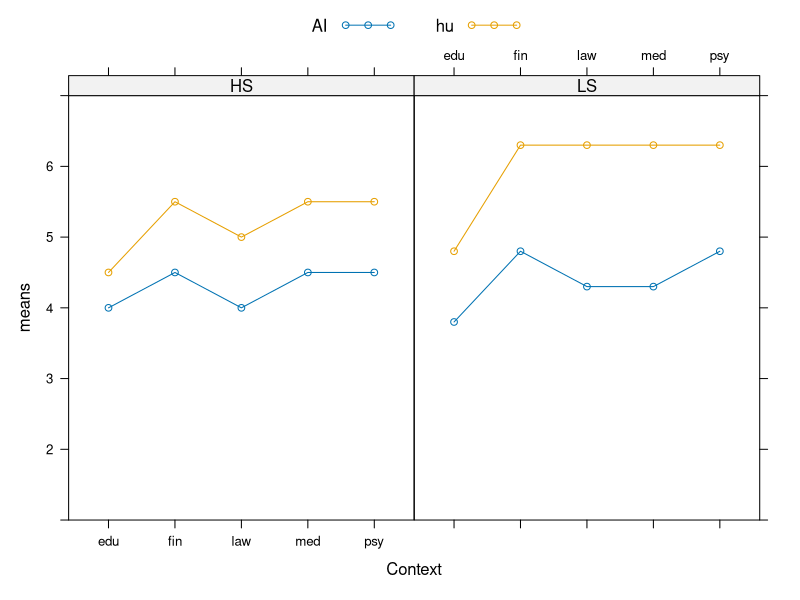
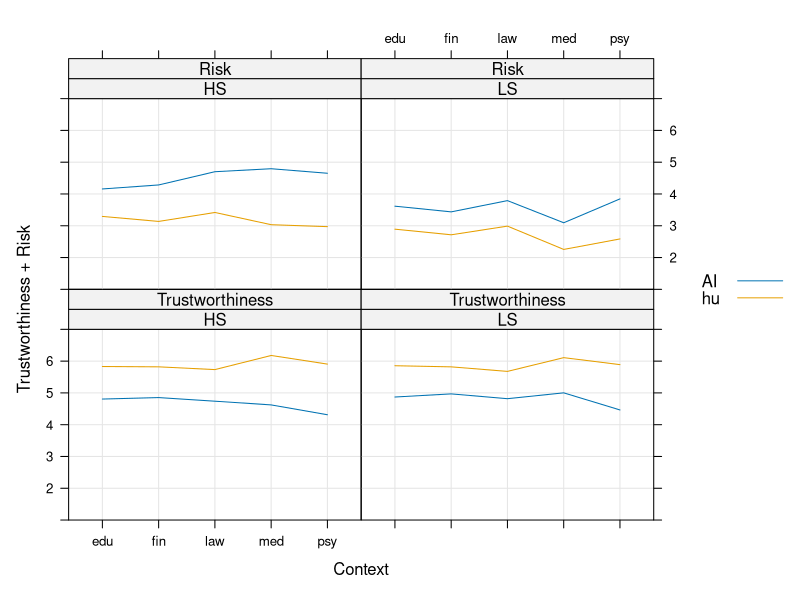
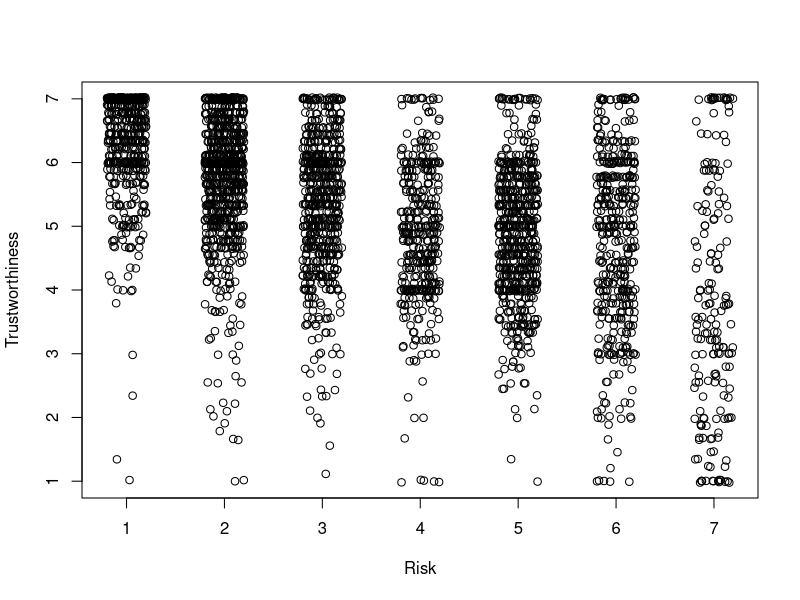
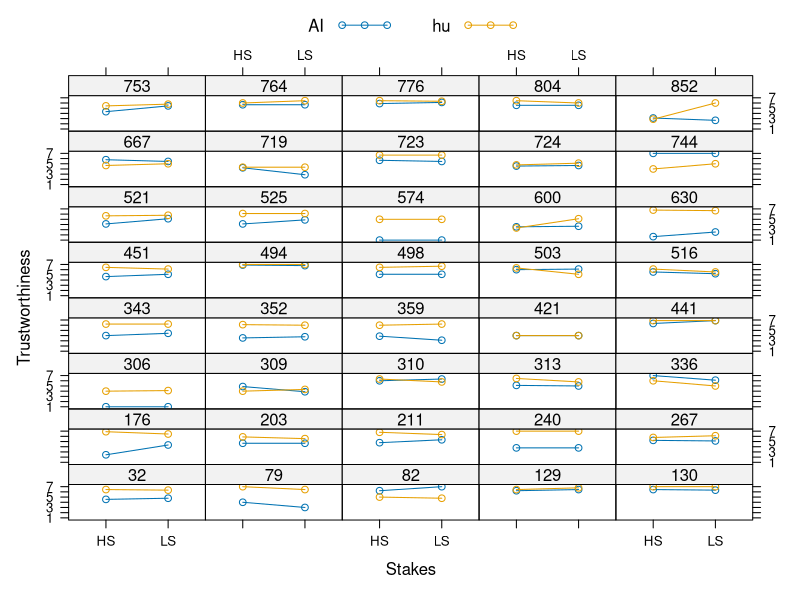
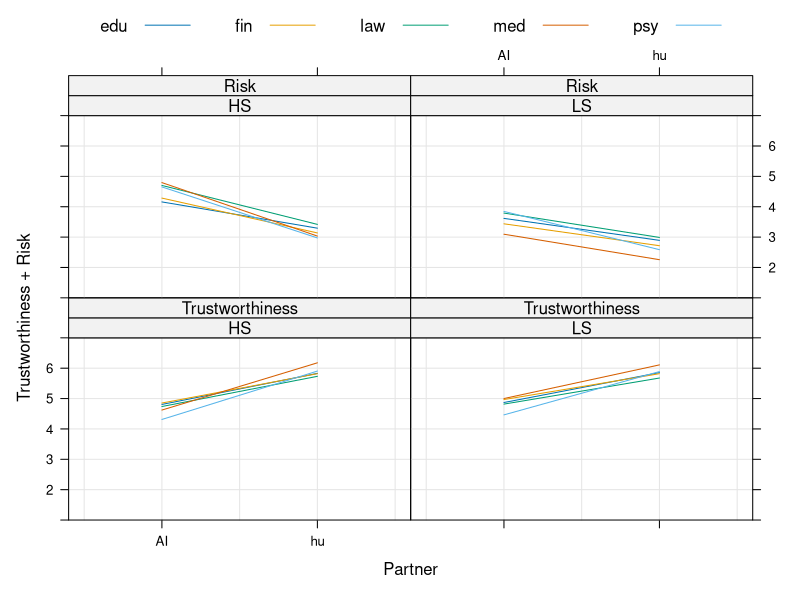
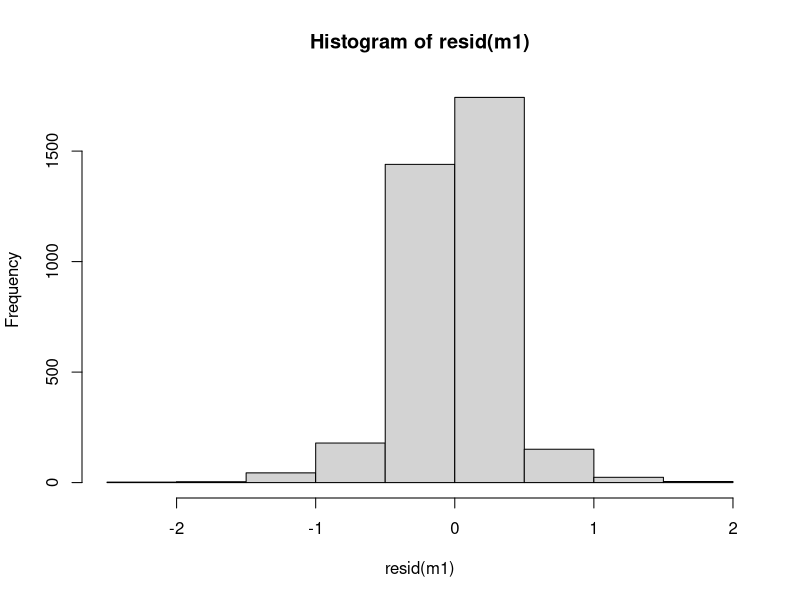
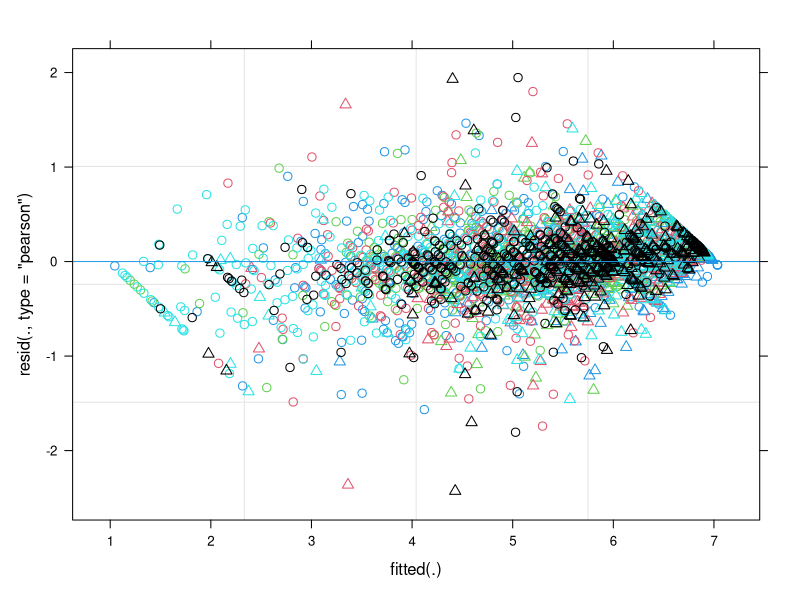
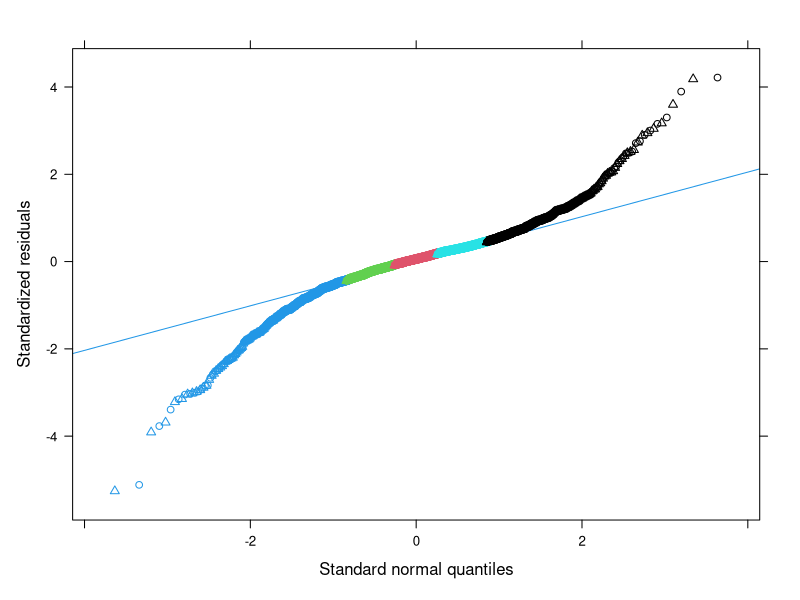

Source code (R) for these figures, in order: (Note: this script raises an error after producing the figures.)

library(lattice)
library(lme4)

# IVs:
# Partner: 2 within levels AI vs. hu
# Stakes:  2 within levels LS vs. HS
# Context: 5 between levels edu vs. fin vs. law vs. med vs. psy
#
# DVs:
# Trustworthiness
# Risk

#------ Hypothesis plot -------------------------------------------------------

design <- data.frame(Partner = factor(rep(c("AI", "hu"), each = 2, times = 5)),
                     Stakes = factor(rep(c("HS", "LS"), times = 5 * 2)),
                     Context = factor(rep(c("edu", "fin", "law", "med", "psy"),
                                          each = 2 * 2)))

beta <- c(4, .5, -.2, .5, 0, .5, .5, .5, .5, .5, .5, .5, .5, .5, 0, .5, 0, .5, .5, 0)

design$means <- model.matrix( ~ Partner * Stakes * Context, design) %*% beta

xyplot(means ~ Context | Stakes, design, groups = Partner,
       type = "b",
       auto.key = list(space = "top", column = 2),
       ylim = c(1, 7))

#------ Read and visualize data -----------------------------------------------

dat <- read.csv("data/data-nico.csv", stringsAsFactors = TRUE)
dat$Participant <- factor(dat$Participant)

length(unique(dat$Participant))
# 898

xyplot(Trustworthiness + Risk ~ Context | Stakes, data = dat,
       groups = Partner,
       ylim = c(1, 7),
       auto.key = TRUE,
       type = c("a", "g"))

plot(jitter(Trustworthiness) ~ jitter(Risk), dat,
     xlab = "Risk", ylab = "Trustworthiness")

ids <- sample(unique(dat$Participant), 40)

subdat <- subset(dat, dat$Participant %in% ids)

xyplot(Trustworthiness ~ Stakes | factor(Participant),
       groups = Partner,
       data = subdat,
       layout = c(5, 8),
       auto.key = list(space = "top", column = 2),
       type = "b")

xyplot(Trustworthiness + Risk ~ Partner | Stakes, data = dat,
       groups = Context,
       ylim = c(1, 7),
       auto.key = list(space = "top", column = 5),
       type = c("a", "g"))

#------ Fit LMM ---------------------------------------------------------------

m0 <- lmer(Trustworthiness ~ (Context + Partner + Stakes)^2 +
           (1 + Partner + Stakes | Participant), data = dat)
m1 <- lmer(Trustworthiness ~ Context * Partner * Stakes +
           (1 + Partner + Stakes | Participant), data = dat)
summary(m1)

anova(m0, m1)

#------ Check assumptions -----------------------------------------------------

hist(resid(m1))
plot(m1, pch = dat$Partner, col = dat$Context)
qqmath(m1, pch = dat$Partner, col = dat$Context)

#------ Investigate random effects --------------------------------------------

dotplot(ranef(m3, condVar = TRUE),
        scales = list(x = list(relation = "free")))[[1]]

pm1 <- profile(m1)

xyplot(pm1, which = "theta_")
densityplot(pm1, which = "theta_")
splom(pm1, which = "theta_")
confint(pm1)

## Simplify model
m2 <- lmer(Trustworthiness ~ Context * Partner * Stakes +
           (1 | Participant) +
           (0 + dummy(Partner) | Participant) +
           (0 + dummy(Stakes) | Participant),
         data = dat)
# --> what happens to the variance term for Stakes?

pm2 <- profile(m2)

xyplot(pm2, which = "theta_")
densityplot(pm2, which = "theta_")
splom(pm2, which = "theta_")
confint(pm2)


m3 <- lmer(Trustworthiness ~ Context * Partner * Stakes +
           (1 | Participant) +
           (0 + dummy(Partner) | Participant),
         data = dat)


pm3 <- profile(m3)

xyplot(pm3, which = "theta_")
densityplot(pm3, which = "theta_")
splom(pm3, which = "theta_")
confint(pm3)

anova(m3, m2, m1)


ci <- rbind(confint(pm1, "beta_"),
            confint(pm2, "beta_"),
            confint(pm3, "beta_")) |> as.data.frame()

ci$model <- rep(c("m1", "m2", "m3"), each = 20)
ci$par <- rownames(confint(pm1, "beta_"))

dotplot(model ~ `2.5 %` + `97.5 %` | par, ci)

## Random intercept model

m4 <- lmer(Trustworthiness ~ Context * Partner * Stakes + (1 | Participant),
         data = dat)

pm4 <- profile(m4)

xyplot(pm4, which = "theta_")
densityplot(pm4, which = "theta_")
splom(pm4, which = "theta_")
confint(pm4)


ci <- rbind(confint(pm1, "Contextmed:Partnerhu:StakesLS"),
            confint(pm2, "Contextmed:Partnerhu:StakesLS"),
            confint(pm3, "Contextmed:Partnerhu:StakesLS"),
            confint(pm4, "Contextmed:Partnerhu:StakesLS")) |> as.data.frame()

ci$model <- c("m1", "m2", "m3", "m4")

dotplot(model ~ `2.5 %` + `97.5 %`, ci)

dat_ci <- reshape(ci, direction = "long", varying = 1:2, v.names = "ci",
                  timevar = "bound", times = c("2.5%", "97.5%"))

dotplot(model ~ ci, dat_ci, pch = "|", type = "b", groups = model, xlab = "")
# CI smaller, since it is a confidence interval for the fixed effect???

#------ Separate models for between groups ------------------------------------

# Context: medicine
med1 <- lmer(Trustworthiness ~ Partner * Stakes + (1 | Participant),
             data = dat, subset = Context == "med")

med2 <- lmer(Trustworthiness ~ Partner * Stakes +
             (1 | Participant) +
             (0 + dummy(Partner) | Participant) +
             (0 + dummy(Stakes) | Participant),
             data = dat, subset = Context == "med")

med3 <- lmer(Trustworthiness ~ Partner * Stakes +
             (1 + Partner + Stakes | Participant),
             data = dat, subset = Context == "med")

pmed1 <- profile(med1)
pmed2 <- profile(med2)
pmed3 <- profile(med3)

ci <- rbind(confint(pmed1, "Partnerhu:StakesLS"),
            confint(pmed2, "Partnerhu:StakesLS"),
            confint(pmed3, "Partnerhu:StakesLS")) |> as.data.frame()

ci$model <- factor(c("random intercept", "random slope no cor", "random slope"),
                   levels = c("random intercept", "random slope no cor", "random slope"))

dat_ci <- reshape(ci, direction = "long", varying = 1:2, v.names = "ci",
                  timevar = "bound", times = c("2.5%", "97.5%"))

dotplot(model ~ ci, dat_ci, pch = "|", type = "b", groups = model, xlab = "")


# Context: psychology
psy1 <- lmer(Trustworthiness ~ Partner * Stakes + (1 | Participant),
             data = dat, subset = Context == "psy")

psy2 <- lmer(Trustworthiness ~ Partner * Stakes +
             (1 | Participant) +
             (0 + dummy(Partner) | Participant) +
             (0 + dummy(Stakes) | Participant),
             data = dat, subset = Context == "psy")

psy3 <- lmer(Trustworthiness ~ Partner * Stakes +
             (1 + Partner + Stakes | Participant),
             data = dat, subset = Context == "psy")

ppsy1 <- profile(psy1)
ppsy2 <- profile(psy2)
ppsy3 <- profile(psy3)

ci <- rbind(confint(ppsy1, "Partnerhu:StakesLS"),
            confint(ppsy2, "Partnerhu:StakesLS"),
            confint(ppsy3, "Partnerhu:StakesLS")) |> as.data.frame()

ci$model <- factor(c("random intercept", "random slope no cor", "random slope"),
                   levels = c("random intercept", "random slope no cor", "random slope"))

dat_ci <- reshape(ci, direction = "long", varying = 1:2, v.names = "ci",
                  timevar = "bound", times = c("2.5%", "97.5%"))

dotplot(model ~ ci, dat_ci, pch = "|", type = "b", groups = model, xlab = "")


#------ Separate models for between groups - ANOVA ----------------------------

# Context: medicine
a1 <- aov(Trustworthiness ~ Partner * Stakes + Error(Participant),
        data = subset(dat, Context == "med"))

a2 <- aov(Trustworthiness ~ Partner * Stakes +
          Error(Participant + Participant:Partner + Participant:Stakes),
        data = subset(dat, Context == "med"))


# Context: psychology
a1 <- aov(Trustworthiness ~ Partner * Stakes + Error(Participant),
        data = subset(dat, Context == "psy"))

a2 <- aov(Trustworthiness ~ Partner * Stakes +
          Error(Participant + Participant:Partner + Participant:Stakes),
        data = subset(dat, Context == "psy"))
